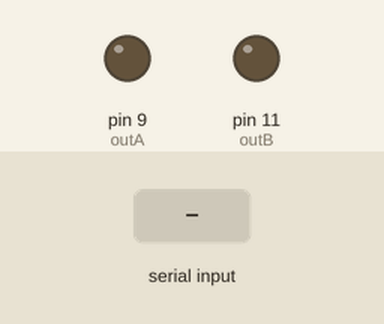
Simulated run of this sketch. Board: Arduino Uno, built with avr-gcc and run on an emulated ATmega328P. On the bench: output pins drawn as LEDs (lit = HIGH). Inputs (shaded band) come from the test bench.

Above: at 1.2 s.
1.3 s: byte 30 received over Serial
At 2.1 s:
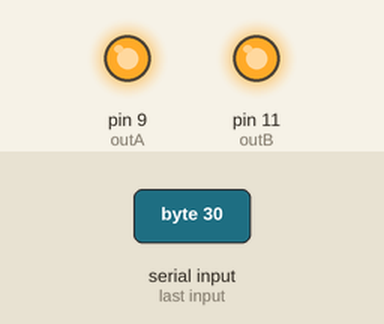
Timing chart, 0 to 4.3 s (numbered marks = the images above; inputs shaded):
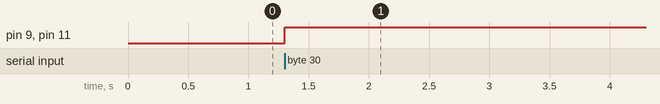

Measured:
- after the input at 1.3 s, pin 9 (outA), pin 11 (outB): LOW → HIGH at once

The sketch:

arduino_cfx.ino
```cpp
/*created by krabbencutter*/

/*initialize variables to store the crossfader & output values*/
int cfx;
int volA;
int volB;

/*set the desired output pins*/
int outA = 9;
int outB = 11;

/*use these variables to adjust the cut in on either side*/
int cutA = 0;
int cutB = 0;

/*The Behringer X1 uses a baud rate of 31250. Connections are as follows: (red=GND;middle=Rx;left=3.3v)*/
void setup() {
        Serial.begin(31250);
}

void loop() {

        if (Serial.available() > 0) {
                cfx = Serial.read();
                if(cfx < cutA + 1){
                  volA = 0;
                  volB = 255;
                }
                else if(cfx > 126 - cutB){
                  volA = 255;
                  volB = 0;
                }
                else{
                  volA=255;
                  volB=255;
                }
                analogWrite(outA, volA);
                analogWrite(outB, volB);

                /*these lines are just for debugging*/
                /*
                Serial.print(cfx, DEC);
                Serial.print("\t");
                Serial.print(volA, DEC);
                Serial.print("\t");
                Serial.print(volB, DEC);
                Serial.println();
                */
        }
}
```
